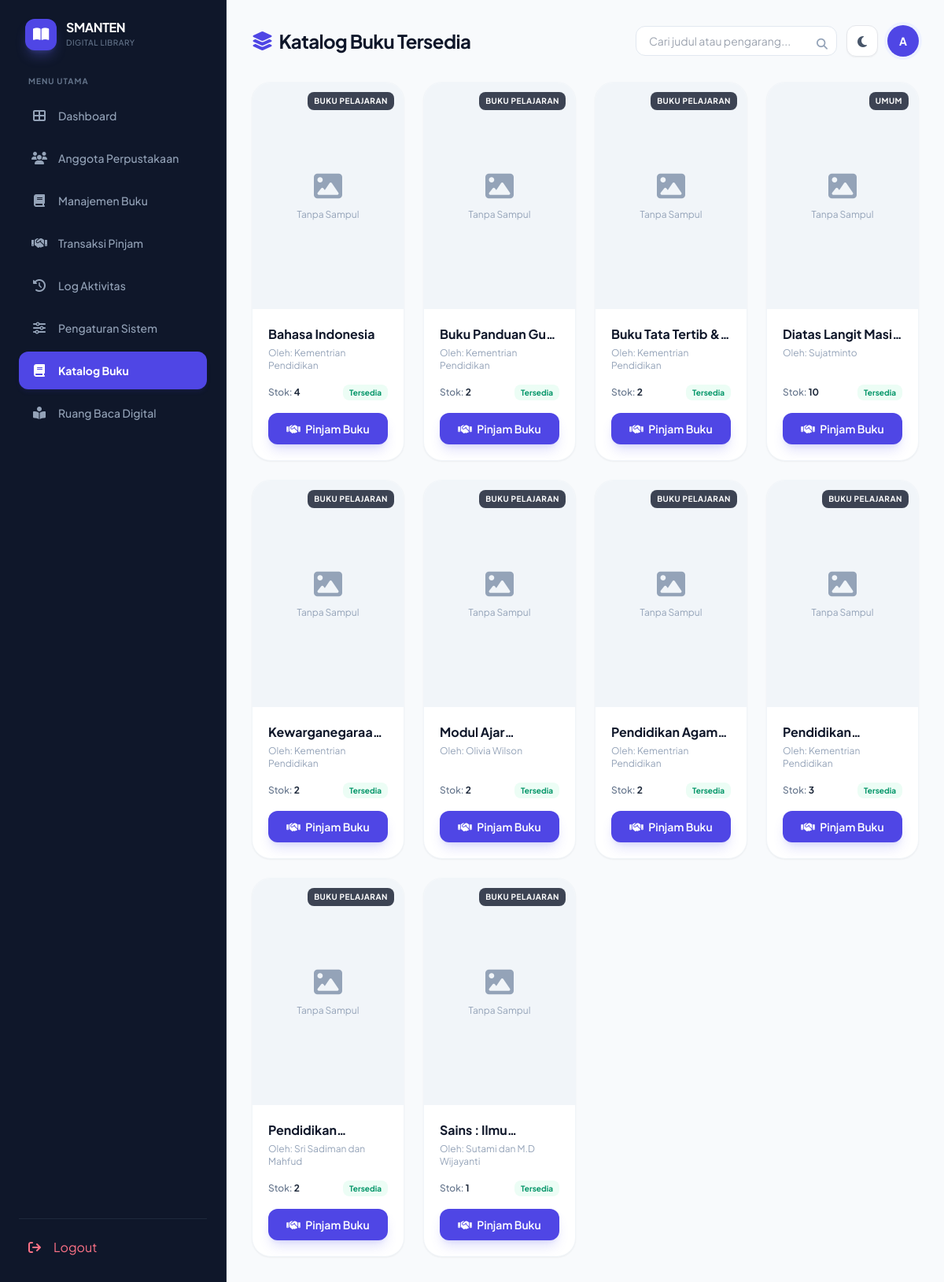
Page /daftar_buku.php (signed in) on the committed database.
### tables this page shows
CREATE TABLE `buku` (
  `id_buku` int(11) NOT NULL,
  `sampul` varchar(255) DEFAULT 'default.jpg',
  `isbn` varchar(20) NOT NULL,
  `judul` varchar(200) NOT NULL,
  `pengarang` varchar(100) NOT NULL,
  `penerbit` varchar(100) NOT NULL,
  `tahun_terbit` year(4) NOT NULL,
  `kategori` varchar(100) NOT NULL,
  `jumlah_total` int(11) NOT NULL,
  `jumlah_tersedia` int(11) NOT NULL,
  `created_at` timestamp NOT NULL DEFAULT current_timestamp() ON UPDATE current_timestamp(),
  `file_pdf` varchar(255) DEFAULT NULL,
  `jumlah_halaman` varchar(255) NOT NULL,
  `deskripsi_buku` varchar(1000) NOT NULL
);

### daftar_buku.php (the view, shortened to what this page needs)
<?php
include 'koneksi.php';
$user = $_SESSION['user'];
$role = $user['role'];
?>
<!DOCTYPE html>
<html lang="id">
<head>
    <script src="https://cdn.tailwindcss.com"></script>
    <link rel="stylesheet" href="https://cdnjs.cloudflare.com/ajax/libs/font-awesome/6.5.0/css/all.min.css">
</head>
<body class="bg-slate-50 dark:bg-slate-900 font-sans text-slate-900 dark:text-slate-100">
    <div class="flex min-h-screen relative overflow-x-hidden">
        <aside id="sidebar" class="fixed md:sticky top-0 left-[-18rem] md:left-0 z-40 w-72 h-screen bg-slate-900 dark:bg-white border-r border-slate-800 dark:border-slate-200 p-6 flex flex-col justify-between sidebar-hidden md:transform-none text-slate-300 dark:text-slate-600 transition-transform duration-300 transition-colors duration-300">
            <div>
                <div class="flex items-center gap-3 mb-8 px-2">
                    <div class="w-10 h-10 rounded-xl bg-brand flex items-center justify-center text-white shadow-lg shadow-indigo-500/30">
                        <i class="fa fa-book-open text-lg"></i>
                    </div>
                    <div>
                        <h1 class="font-bold text-base tracking-tight leading-none mb-1 text-white dark:text-slate-900">SMANTEN</h1>
                        <p class="text-[10px] text-slate-500 dark:text-slate-400 font-medium uppercase tracking-wider">Digital Library</p>
                    </div>
                </div>
                <nav class="space-y-1.5">
                    <p class="px-3 text-[10px] font-bold text-slate-500 dark:text-slate-400 uppercase tracking-widest mb-3">Menu Utama</p>
                    <a href="dashboard.php" class="flex items-center gap-3.5 px-4 py-3 rounded-xl text-sm font-medium text-slate-400 dark:text-slate-500 hover:bg-slate-800/60 dark:hover:bg-slate-100 hover:text-white dark:hover:text-brand transition-all">
                        <i class="fa fa-th-large text-base w-5 text-center"></i> Dashboard
                    </a>
                    <?php if ($role == 'admin' || $role == 'pustakawan'): ?>
                        <a href="anggota.php" class="flex items-center gap-3.5 px-4 py-3 rounded-xl text-sm font-medium text-slate-400 dark:text-slate-500 hover:bg-slate-800/60 dark:hover:bg-slate-100 hover:text-white dark:hover:text-brand transition-all">
                            <i class="fa fa-users text-base w-5 text-center"></i> Anggota Perpustakaan
                        </a>
                        <a href="buku.php" class="flex items-center gap-3.5 px-4 py-3 rounded-xl text-sm font-medium text-slate-400 dark:text-slate-500 hover:bg-slate-800/60 dark:hover:bg-slate-100 hover:text-white dark:hover:text-brand transition-all">
                            <i class="fa fa-book text-base w-5 text-center"></i> Manajemen Buku
                        </a>
                        <a href="pinjam.php" class="flex items-center gap-3.5 px-4 py-3 rounded-xl text-sm font-medium text-slate-400 dark:text-slate-500 hover:bg-slate-800/60 dark:hover:bg-slate-100 hover:text-white dark:hover:text-brand transition-all">
                            <i class="fa fa-handshake text-base w-5 text-center"></i> Transaksi Pinjam
                        </a>
                        <a href="log.php" class="flex items-center gap-3.5 px-4 py-3 rounded-xl text-sm font-medium text-slate-400 dark:text-slate-500 hover:bg-slate-800/60 dark:hover:bg-slate-100 hover:text-white dark:hover:text-brand transition-all">
                            <i class="fa fa-history text-base w-5 text-center"></i> Log Aktivitas
                        </a>
                        <?php if ($role == 'admin'): ?>
                        <a href="pengaturan.php" class="flex items-center gap-3.5 px-4 py-3 rounded-xl text-sm font-medium text-slate-400 dark:text-slate-500 hover:bg-slate-800/60 dark:hover:bg-slate-100 hover:text-white dark:hover:text-brand transition-all">
                            <i class="fa fa-sliders text-base w-5 text-center"></i> Pengaturan Sistem
                        </a>
                        <a href="daftar_buku.php" class="flex items-center gap-3.5 px-4 py-3 rounded-xl text-sm font-bold bg-brand text-white transition-all shadow-md shadow-indigo-600/10">
                            <i class="fa fa-book text-base w-5 text-center"></i> Katalog Buku
                        </a>
                        <a href="buku_pinjam.php" class="flex items-center gap-3.5 px-4 py-3 rounded-xl text-sm font-medium text-slate-400 dark:text-slate-500 hover:bg-slate-800/60 dark:hover:bg-slate-100 hover:text-white dark:hover:text-brand transition-all">
                            <i class="fa fa-book-reader text-base w-5 text-center"></i> Ruang Baca Digital
                        </a>
                        <?php endif; ?>
                    <?php endif; ?>
                </nav>
            </div>
            <div class="border-t border-slate-800 dark:border-slate-200 pt-4">
                <a href="logout.php" class="flex items-center gap-3 px-3 py-2 text-rose-400 dark:text-rose-600 hover:bg-rose-500/10 dark:hover:bg-rose-50 rounded-xl transition-all">
                    <i class="fa fa-sign-out w-5"></i> Logout
                </a>
            </div>
        </aside>
        <main class="flex-1 p-4 md:p-8 w-full overflow-hidden">
            <header class="flex flex-col sm:flex-row justify-between items-start sm:items-center gap-4 mb-8">
                <div class="flex items-center gap-4">
                    <h1 class="text-2xl font-bold tracking-tight flex items-center gap-2">
                        <i class="fa fa-layer-group text-brand"></i> Katalog Buku Tersedia
                    </h1>
                </div>
                <div class="flex items-center w-full sm:w-auto gap-3 self-stretch sm:self-auto justify-end">
                    <form action="" method="GET" class="flex items-center gap-2 w-full sm:w-64">
                        <div class="relative w-full">
                            <input type="text" name="cari" class="w-full pl-4 pr-10 py-2 text-sm bg-white dark:bg-darkCard border border-slate-200 dark:border-slate-700 rounded-xl focus:outline-none focus:ring-2 focus:ring-brand dark:text-white" placeholder="Cari judul atau pengarang..." value="<?php echo htmlspecialchars($_GET['cari'] ?? ''); ?>">
                            <button type="submit" class="absolute right-3 top-2.5 text-slate-400 dark:text-slate-500 hover:text-brand">
                                <i class="fa fa-search text-sm"></i>
                            </button>
                        </div>
                    </form>
                    <button onclick="toggleDarkMode()" class="p-2 w-10 h-10 shrink-0 bg-white dark:bg-darkCard border dark:border-slate-700 rounded-xl shadow-sm hover:bg-slate-50 dark:hover:bg-slate-800 transition-all">
                        <i id="theme-icon" class="fa fa-moon text-slate-600 dark:text-yellow-400"></i>
                    </button>
                    <div class="h-10 w-10 shrink-0 rounded-full bg-brand flex items-center justify-center text-white ring-4 ring-indigo-50 dark:ring-indigo-900/40 uppercase font-bold text-sm">
                        <?php echo substr($user['nama'], 0, 1); ?>
                    </div>
                </div>
            </header>
            <div class="grid grid-cols-1 sm:grid-cols-2 md:grid-cols-3 lg:grid-cols-4 gap-6">
                <?php
                $where = "";
                $query = mysqli_query($conn, "SELECT * FROM buku $where ORDER BY judul ASC");
                if(!$query) {
                    echo "<div class='col-span-full p-4 bg-rose-50 dark:bg-rose-950/30 text-rose-600 dark:text-rose-400 rounded-2xl'>Error: " . mysqli_error($conn) . "</div>";
                } elseif(mysqli_num_rows($query) == 0){
                    echo "<div class='col-span-full text-center py-12'><p class='text-slate-400 dark:text-slate-500'>Buku tidak ditemukan.</p></div>";
                } else {
                    while($row = mysqli_fetch_assoc($query)):
                ?>
                <div class="bg-white dark:bg-darkCard rounded-[1.5rem] border border-slate-100 dark:border-slate-800 shadow-sm overflow-hidden flex flex-col hover:-translate-y-1 transition-all duration-300 relative group">
                    <span class="absolute top-3 right-3 z-10 text-[10px] font-bold uppercase tracking-wider px-2 py-1 bg-slate-900/80 text-white dark:bg-white/90 dark:text-slate-900 rounded-lg backdrop-blur-sm">
                        <?php echo htmlspecialchars($row['kategori']); ?>
                    </span>
                    <div class="w-full h-72 bg-slate-100 dark:bg-slate-800 overflow-hidden relative">
                        <?php if(!empty($row['sampul']) && file_exists('uploads/sampul/'.$row['sampul'])): ?>
                            <img src="uploads/sampul/<?php echo $row['sampul']; ?>" class="w-full h-full object-cover group-hover:scale-105 transition-transform duration-300" alt="Sampul Buku">
                        <?php else: ?>
                            <div class="w-full h-full flex flex-col items-center justify-center text-slate-400 dark:text-slate-500">
                                <i class="fa fa-image text-4xl mb-2"></i>
                                <span class="text-xs">Tanpa Sampul</span>
                            </div>
                        <?php endif; ?>
                    </div>
                    <div class="p-5 flex-1 flex flex-col justify-between">
                        <div class="mb-4">
                            <h3 class="font-bold text-base text-slate-900 dark:text-white line-clamp-1" title="<?php echo htmlspecialchars($row['judul']); ?>">
                                <?php echo htmlspecialchars($row['judul']); ?>
                            </h3>
                            <p class="text-slate-400 dark:text-slate-500 text-xs mt-1">Oleh: <?php echo htmlspecialchars($row['pengarang'] ?: '-'); ?></p>
                        </div>
                        <div>
                            <div class="flex justify-between items-center mb-4 text-xs font-medium">
                                <span class="text-slate-500 dark:text-slate-400">Stok: <strong class="text-slate-800 dark:text-white"><?php echo $row['jumlah_tersedia']; ?></strong></span>
                                <?php if($row['jumlah_tersedia'] > 0): ?>
                                    <span class="text-[10px] font-bold text-emerald-600 bg-emerald-50 dark:bg-emerald-950/30 px-2 py-0.5 rounded-lg">Tersedia</span>
                                <?php else: ?>
                                    <span class="text-[10px] font-bold text-rose-600 bg-rose-50 dark:bg-rose-950/30 px-2 py-0.5 rounded-lg">Habis</span>
                                <?php endif; ?>
                            </div>
                            <a href="view_pinjam.php?id=<?php echo $row['id_buku']; ?>"
                               class="block text-center text-sm font-semibold w-full py-2.5 rounded-xl transition-all <?php echo ($row['jumlah_tersedia'] > 0) ? 'bg-brand hover:bg-indigo-700 text-white shadow-lg shadow-indigo-500/20' : 'bg-slate-100 dark:bg-slate-800 text-slate-400 dark:text-slate-600 pointer-events-none' ?>">
                                <i class="fa fa-handshake mr-1"></i> <?php echo ($row['jumlah_tersedia'] > 0) ? 'Pinjam Buku' : 'Stok Kosong'; ?>
                            </a>
                        </div>
                    </div>
                </div>
                <?php
                    endwhile;
                }
                ?>
            </div>
        </main>
    </div>
</body>
</html>

### daftar_buku.php (style rules this page uses)
.sidebar-hidden { left: -18rem; }
body { transition: background-color 0.3s, color 0.3s; }

### rows in the picture
buku: kategori "BUKU PELAJARAN", shows "Tanpa Sampul", judul "Bahasa Indonesia", pengarang "Kementrian Pendidikan", jumlah_tersedia "4", shows "Tersedia", shows "Pinjam Buku"
buku: kategori "BUKU PELAJARAN", shows "Tanpa Sampul", judul "Buku Panduan…", pengarang "Kementrian Pendidikan", jumlah_tersedia "2", shows "Tersedia", shows "Pinjam Buku"
buku: kategori "BUKU PELAJARAN", shows "Tanpa Sampul", judul "Buku Tata Tertib…", pengarang "Kementrian Pendidikan", jumlah_tersedia "2", shows "Tersedia", shows "Pinjam Buku"
buku: kategori "UMUM", shows "Tanpa Sampul", judul "Diatas Langit…", pengarang "Sujatminto", jumlah_tersedia "10", shows "Tersedia", shows "Pinjam Buku"
buku: kategori "BUKU PELAJARAN", shows "Tanpa Sampul", pengarang "Kementrian Pendidikan", jumlah_tersedia "2", shows "Tersedia", shows "Pinjam Buku"
buku: kategori "BUKU PELAJARAN", shows "Tanpa Sampul", judul "Modul…", pengarang "Olivia Wilson", jumlah_tersedia "2", shows "Tersedia", shows "Pinjam Buku"
buku: kategori "BUKU PELAJARAN", shows "Tanpa Sampul", judul "Pendidikan…", pengarang "Kementrian Pendidikan", jumlah_tersedia "2", shows "Tersedia", shows "Pinjam Buku"
buku: kategori "BUKU PELAJARAN", shows "Tanpa Sampul", pengarang "Kementrian Pendidikan", jumlah_tersedia "3", shows "Tersedia", shows "Pinjam Buku"
buku: kategori "BUKU PELAJARAN", shows "Tanpa Sampul", pengarang "Sri Sadiman dan Mahfud", jumlah_tersedia "2", shows "Tersedia", shows "Pinjam Buku"
buku: kategori "BUKU PELAJARAN", shows "Tanpa Sampul", judul "Sains :…", pengarang "Sutami dan M.D Wijayanti", jumlah_tersedia "1", shows "Tersedia", shows "Pinjam Buku"

### other values in the picture
substr($user['nama'], 0, 1) "A"
